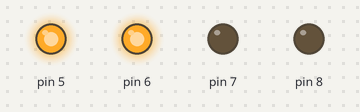
This program was run on a simulated Arduino Uno, built with avr-gcc and run on an emulated ATmega328P. On the bench: output pins drawn as LEDs (lit = HIGH).

Above: at 0.3 s.
At 1.1 s:
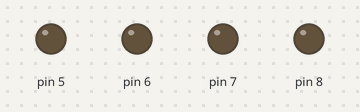
At 1.7 s:
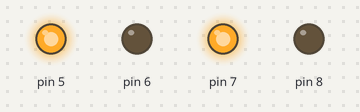
At 2.75 s:
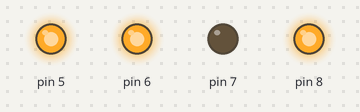
At 4.2 s:
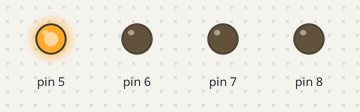
At 5.1 s:
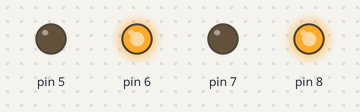
Timing chart, 0 to 6.2 s (numbered marks = the images above):
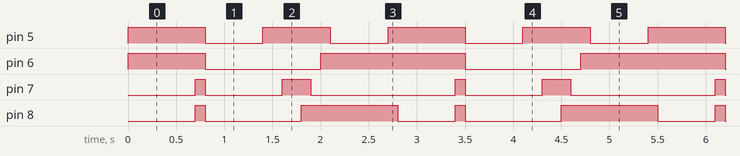

The program:

main.cpp
```cpp
#include <Arduino.h>
#include <MyLED.h>

MyLED LED(5,6,7,8);

void setup() {

  LED.SetupPin();
}

void loop() {

  LED.kedip_2_LED();
  delay(500);

  LED.kedip_kedip();
  delay(500);

  LED.kedip();
  delay(500);

}
```

MyLED.cpp
```cpp
#include "MyLED.h"
#include "Arduino.h"

int LED1, LED2, LED3, LED4;

MyLED::MyLED(int pin1, int pin2, int pin3, int pin4){

    LED1=pin1;
    LED2=pin2;
    LED3=pin3;
    LED4=pin4;

}
void MyLED::SetupPin()
{
    pinMode(LED1, OUTPUT);
    pinMode(LED2, OUTPUT);
    pinMode(LED3, OUTPUT);
    pinMode(LED4, OUTPUT);

}

void MyLED::kedip_2_LED()
{
    digitalWrite(LED1, HIGH);
    digitalWrite(LED2, HIGH);
    delay(100);
    digitalWrite(LED3, LOW);
    digitalWrite(LED4, LOW);
    delay(100);
}

void MyLED::kedip_kedip()
{
    digitalWrite(LED1, HIGH);
    digitalWrite(LED2, HIGH);
    digitalWrite(LED3, HIGH);
    digitalWrite(LED4, HIGH);
    delay(100);

    digitalWrite(LED1, LOW);
    digitalWrite(LED2, LOW);
    digitalWrite(LED3, LOW);
    digitalWrite(LED4, LOW);
    delay(100);
    }

void MyLED::kedip()
{
    digitalWrite(LED1, HIGH);
    delay(100);
    digitalWrite(LED2, LOW);
    delay(100);
    digitalWrite(LED3, HIGH);
    delay(100);
    digitalWrite(LED4, LOW);
    delay(100);

    digitalWrite(LED4, HIGH);
    delay(100);
    digitalWrite(LED3, LOW);
    delay(100);
    digitalWrite(LED2, HIGH);
    delay(100);
    digitalWrite(LED1, LOW);
    delay(100);
}
```

MyLED.h
```cpp
#ifndef MyLED_h
#define MyLED_h

#include "Arduino.h"

class MyLED{

    public:

    MyLED(int pin1,int pin2,int pin3,int pin4);

    void SetupPin();

    void kedip_2_LED();

    void kedip_kedip();

    void kedip();

};
#endif
```

Measured:
- by itself, pin 5: alternates HIGH for 0.75 s and LOW for 0.60 s
- by itself, pin 6: repeats every 2.7 s: LOW 1.2 s, HIGH 1.5 s
- by itself, pin 7: repeats every 2.7 s: LOW 0.80 s, HIGH 0.30 s, LOW 1.5 s, HIGH 0.10 s
- by itself, pin 8: repeats every 2.7 s: LOW 1.0 s, HIGH 1.0 s, LOW 0.60 s, HIGH 0.10 s
